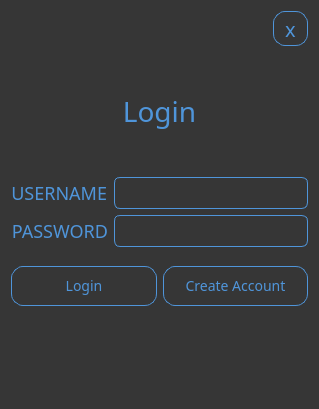
<?xml version="1.0" encoding="UTF-8"?>
<ui version="4.0">
 <class>Dialog</class>
 <widget class="QDialog" name="Dialog">
  <property name="geometry">
   <rect>
    <x>0</x>
    <y>0</y>
    <width>319</width>
    <height>409</height>
   </rect>
  </property>
  <property name="windowTitle">
   <string>Dialog</string>
  </property>
  <property name="styleSheet">
   <string notr="true">background-color: rgb(54, 54, 54);
font-size:15pt; 
color:rgb(255, 255, 255);


</string>
  </property>
  <layout class="QVBoxLayout" name="verticalLayout_3">
   <item>
    <layout class="QHBoxLayout" name="horizontalLayout">
     <item>
      <spacer name="horizontalSpacer">
       <property name="orientation">
        <enum>Qt::Horizontal</enum>
       </property>
       <property name="sizeHint" stdset="0">
        <size>
         <width>40</width>
         <height>20</height>
        </size>
       </property>
      </spacer>
     </item>
     <item>
      <widget class="QToolButton" name="btn_window_close">
       <property name="styleSheet">
        <string notr="true">QToolButton {
    width:30px;
    height:30px;
    border-radius: 12px;
    line-height:40px;
    border:1px solid #4F95DA;;
    color:#4F95DA;
    text-align:center;
    text-decoration:none;
    font-size:20px;
    font-family:oswald;
}

QToolButton:hover {
	color:#fff;
    top:0;
    left:0;
    width:100%;
    height:100%;
    background:#4F95DA;
    border:1px solid transparent;
}</string>
       </property>
       <property name="text">
        <string>x</string>
       </property>
       <property name="autoRaise">
        <bool>true</bool>
       </property>
      </widget>
     </item>
    </layout>
   </item>
   <item>
    <layout class="QVBoxLayout" name="verticalLayout_2">
     <item>
      <layout class="QVBoxLayout" name="verticalLayout">
       <item>
        <spacer name="verticalSpacer">
         <property name="orientation">
          <enum>Qt::Vertical</enum>
         </property>
         <property name="sizeHint" stdset="0">
          <size>
           <width>20</width>
           <height>40</height>
          </size>
         </property>
        </spacer>
       </item>
       <item>
        <widget class="QLabel" name="label">
         <property name="layoutDirection">
          <enum>Qt::LeftToRight</enum>
         </property>
         <property name="styleSheet">
          <string notr="true">QLabel {
    width:166px;
    height:38px; 
    line-height:40px;  
    color:#4F95DA;
    text-align:center;
    text-decoration:none;
    font-size:28px;
    font-family:oswald;
}
</string>
         </property>
         <property name="text">
          <string>Login</string>
         </property>
         <property name="alignment">
          <set>Qt::AlignCenter</set>
         </property>
        </widget>
       </item>
       <item>
        <spacer name="verticalSpacer_2">
         <property name="orientation">
          <enum>Qt::Vertical</enum>
         </property>
         <property name="sizeType">
          <enum>QSizePolicy::Fixed</enum>
         </property>
         <property name="sizeHint" stdset="0">
          <size>
           <width>20</width>
           <height>40</height>
          </size>
         </property>
        </spacer>
       </item>
      </layout>
     </item>
     <item>
      <layout class="QFormLayout" name="formLayout">
       <item row="0" column="0">
        <widget class="QLabel" name="lbl_pwd">
         <property name="styleSheet">
          <string notr="true">QLabel {
    width:166px;
    height:38px; 
    line-height:40px;  
    color:#4F95DA;
    text-align:center;
    text-decoration:none;
    font-size:18px;
    font-family:oswald;
}
</string>
         </property>
         <property name="text">
          <string>USERNAME</string>
         </property>
         <property name="alignment">
          <set>Qt::AlignRight|Qt::AlignTrailing|Qt::AlignVCenter</set>
         </property>
        </widget>
       </item>
       <item row="0" column="1">
        <widget class="QLineEdit" name="input_username">
         <property name="styleSheet">
          <string notr="true">QLineEdit {
    width:30px;
    height:30px;
    border-radius: 6px;
    line-height:40px;
    border:1px solid #4F95DA;
	color: rgb(255, 255, 255);
    text-align:center;
    text-decoration:none;
    font-size:20px;
    font-family:oswald;
}

QLineEdit:hover {
   color:#fff;
    top:0;
    left:0;
    width:100%;
    height:100%;
    background:#4F95DA;
    border:1px solid transparent;
}</string>
         </property>
         <property name="text">
          <string/>
         </property>
        </widget>
       </item>
       <item row="1" column="0">
        <widget class="QLabel" name="lbl_username">
         <property name="styleSheet">
          <string notr="true">QLabel {
    width:166px;
    height:38px; 
    line-height:40px;  
    color:#4F95DA;
    text-align:center;
    text-decoration:none;
    font-size:18px;
    font-family:oswald;
}</string>
         </property>
         <property name="text">
          <string>PASSWORD</string>
         </property>
         <property name="alignment">
          <set>Qt::AlignRight|Qt::AlignTrailing|Qt::AlignVCenter</set>
         </property>
        </widget>
       </item>
       <item row="1" column="1">
        <widget class="QLineEdit" name="input_pwd">
         <property name="styleSheet">
          <string notr="true">QLineEdit {
    width:30px;
    height:30px;
    border-radius: 6px;
    line-height:40px;
    border:1px solid #4F95DA;
	color: rgb(255, 255, 255);
    text-align:center;
    text-decoration:none;
    font-size:20px;
    font-family:oswald;
}

QLineEdit:hover {
   color:#fff;
    top:0;
    left:0;
    width:100%;
    height:100%;
    background:#4F95DA;
    border:1px solid transparent;
}</string>
         </property>
         <property name="text">
          <string/>
         </property>
        </widget>
       </item>
      </layout>
     </item>
     <item>
      <spacer name="verticalSpacer_3">
       <property name="orientation">
        <enum>Qt::Vertical</enum>
       </property>
       <property name="sizeType">
        <enum>QSizePolicy::Fixed</enum>
       </property>
       <property name="sizeHint" stdset="0">
        <size>
         <width>20</width>
         <height>13</height>
        </size>
       </property>
      </spacer>
     </item>
     <item>
      <layout class="QHBoxLayout" name="horizontalLayout_2">
       <item>
        <widget class="QPushButton" name="btn_login">
         <property name="styleSheet">
          <string notr="true">QPushButton {
    width:66px;
    height:38px;
    border-radius: 12px;
    line-height:40px;
    border:1px solid #4F95DA;;
    color:#4F95DA;
    text-align:center;
    text-decoration:none;
    text-transform:uppercase;
    font-size:14px;
    font-family:oswald;
}

QPushButton:hover {
	color:#fff;
    top:0;
    left:0;
    width:100%;
    height:100%;
    background:#4F95DA;
    border:1px solid transparent;
}
</string>
         </property>
         <property name="text">
          <string>Login</string>
         </property>
        </widget>
       </item>
       <item>
        <widget class="QPushButton" name="btn_create_account">
         <property name="font">
          <font>
           <family>oswald</family>
           <pointsize>-1</pointsize>
           <underline>false</underline>
           <strikeout>false</strikeout>
          </font>
         </property>
         <property name="styleSheet">
          <string notr="true">QPushButton {
    width:66px;
    height:38px;
    border-radius: 12px;
    line-height:40px;
    border:1px solid #4F95DA;;
    color:#4F95DA;
    text-align:center;
    text-decoration:none;
    text-transform:uppercase;
    font-size:14px;
    font-family:oswald;
}

QPushButton:hover {
	color:#fff;
    top:0;
    left:0;
    width:100%;
    height:100%;
    background:#4F95DA;
    border:1px solid transparent;
}
</string>
         </property>
         <property name="text">
          <string>Create Account</string>
         </property>
        </widget>
       </item>
      </layout>
     </item>
     <item>
      <spacer name="verticalSpacer_4">
       <property name="orientation">
        <enum>Qt::Vertical</enum>
       </property>
       <property name="sizeHint" stdset="0">
        <size>
         <width>20</width>
         <height>40</height>
        </size>
       </property>
      </spacer>
     </item>
    </layout>
   </item>
  </layout>
 </widget>
 <tabstops>
  <tabstop>btn_login</tabstop>
 </tabstops>
 <resources>
  <include location="main.qrc"/>
 </resources>
 <connections/>
</ui>
